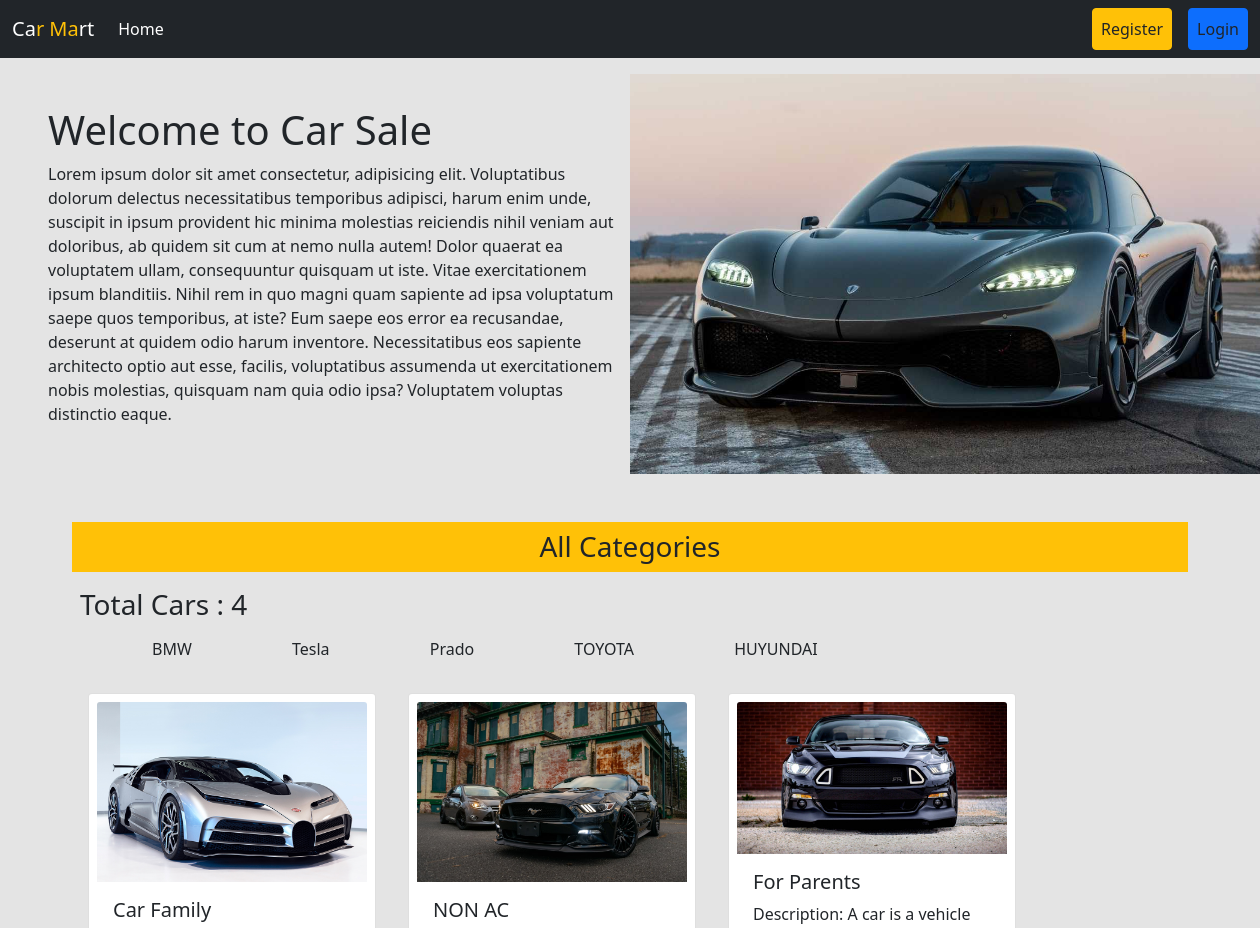
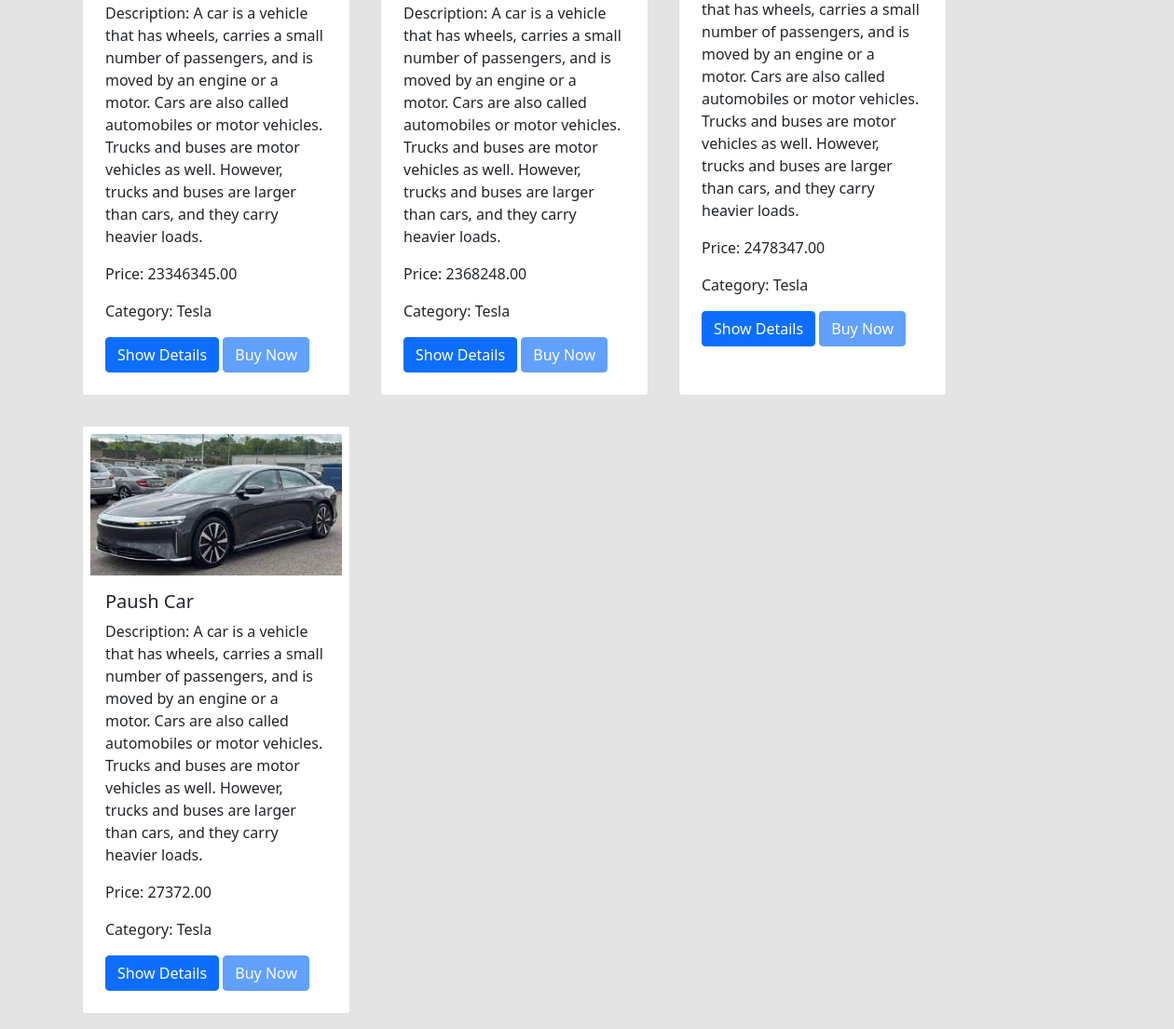
The app's page /category/2/ with its own data (2 pictures, top to bottom).
### car_inventory/models.py (models this page shows, shortened)
class CarCategory(models.Model):
    name = models.CharField(max_length=100)
    available_cars = models.PositiveIntegerField(default=0)
    def __str__(self):
        return self.name

class Car(models.Model):
    image = models.ImageField(upload_to='static/')
    title = models.CharField(max_length=255)
    description = models.TextField()
    price = models.DecimalField(max_digits=10, decimal_places=2)
    category = models.ForeignKey(CarCategory, on_delete=models.CASCADE)
    buyers = models.ManyToManyField(User, related_name='bought_cars', blank=True)

### car_sale/views.py (the view)
# urls.py: 2. Add a URL to urlpatterns:  path('', views.home, name='home')
def home(request, category_id=None):
    categories = CarCategory.objects.all()
    cars = Car.objects.none()
    if category_id:
        cars = Car.objects.filter(category_id=category_id)
    else:
        cars = Car.objects.all()
    if request.user.is_authenticated:
        cars = cars.exclude(buyers=request.user)
    return render(request, 'home.html', {'categories': categories, 'cars': cars})

### templates/home.html
{% extends 'base.html' %}
{% load static %}
{% block content %}
<div class="d-flex flex-wrap px-5 pt-3 align-items-center">
  <div class="col-6">
    <h1>Welcome to Car Sale</h1>
    <p>Lorem ipsum dolor sit amet consectetur, adipisicing elit. Voluptatibus dolorum delectus necessitatibus temporibus adipisci, harum enim unde, suscipit in ipsum provident hic minima molestias reiciendis nihil veniam aut doloribus, ab quidem sit cum at nemo nulla autem! Dolor quaerat ea voluptatem ullam, consequuntur quisquam ut iste. Vitae exercitationem ipsum blanditiis. Nihil rem in quo magni quam sapiente ad ipsa voluptatum saepe quos temporibus, at iste? Eum saepe eos error ea recusandae, deserunt at quidem odio harum inventore. Necessitatibus eos sapiente architecto optio aut esse, facilis, voluptatibus assumenda ut exercitationem nobis molestias, quisquam nam quia odio ipsa? Voluptatem voluptas distinctio eaque.</p>
  </div>
  <div class="col-6">
     <img style="width:650px; height:400px;" src="{% static 'car1.jpg' %}" />
  </div>
</div>
<div>
  <div class="container mt-5">
    <h3 class="text-center bg-warning p-2">All Categories</h3>
    <h3 class="p-2">Total Cars : {{cars | length}}</h3>
    <ul>
      {% for category in categories %}
          <a href="{% url 'category' category.id %}" class="text-decoration-none text-dark p-5">{{ category.name }}</a>
      {% endfor %}
    </ul>
  </div>
  <div class="d-flex flex-wrap container">
    {% for car in cars %}
    <div class="card p-2 m-3" style="width: 18rem;">
      <img src="{{car.image.url }}" class="card-img-top" alt="{{car.title}}">
      <div class="card-body">
        <h5 class="card-title">{{car.title}}</h5>
        <p class="card-text">Description: {{car.description}}</p>
        <p class="card-text">Price: {{car.price}}</p>
        <p class="card-text">Category: {{car.category}}</p>
        {% if request.user.is_authenticated %}
        <a href="{% url 'buy_car' car.id %}" class="btn btn-primary">Buy Now</a>
        <a href="{% url 'car_details' car.id %}" class="btn btn-success">Show Details</a>
        {% else %}
        <a href="{% url 'car_details' car.id %}" class="btn btn-primary">Show Details</a>
        <a href="{% url 'buy_car' car.id %}" class="btn btn-primary disabled">Buy Now</a>
        {% endif %}
      </div>
    </div>
    {% endfor %}
  </div>
</div>
{% endblock %}

### records on screen
CarCategory: name "BMW"
CarCategory: name "Tesla"
CarCategory: name "Prado"
CarCategory: name "TOYOTA"
CarCategory: name "HUYUNDAI"
Car: image (picture), title "Car Family", description "A car is a vehicle that has wheels, carries a small number of passengers, and is moved by an engine or a motor. Cars are also called automobiles or motor vehicles. Trucks and buses are motor vehicles as well. However, trucks and buses are larger than cars, and they carry heavier loads.", price "23346345.00", category "Tesla"
Car: image (picture), title "NON AC", description "A car is a vehicle that has wheels, carries a small number of passengers, and is moved by an engine or a motor. Cars are also called automobiles or motor vehicles. Trucks and buses are motor vehicles as well. However, trucks and buses are larger than cars, and they carry heavier loads.", price "2368248.00", category "Tesla"
Car: image (picture), title "For Parents", description "A car is a vehicle that has wheels, carries a small number of passengers, and is moved by an engine or a motor. Cars are also called automobiles or motor vehicles. Trucks and buses are motor vehicles as well. However, trucks and buses are larger than cars, and they carry heavier loads.", price "2478347.00", category "Tesla"
Car: image (picture), title "Paush Car", description "A car is a vehicle that has wheels, carries a small number of passengers, and is moved by an engine or a motor. Cars are also called automobiles or motor vehicles. Trucks and buses are motor vehicles as well. However, trucks and buses are larger than cars, and they carry heavier loads.", price "27372.00", category "Tesla"

### other values on screen
{{ cars | length }} "4"
